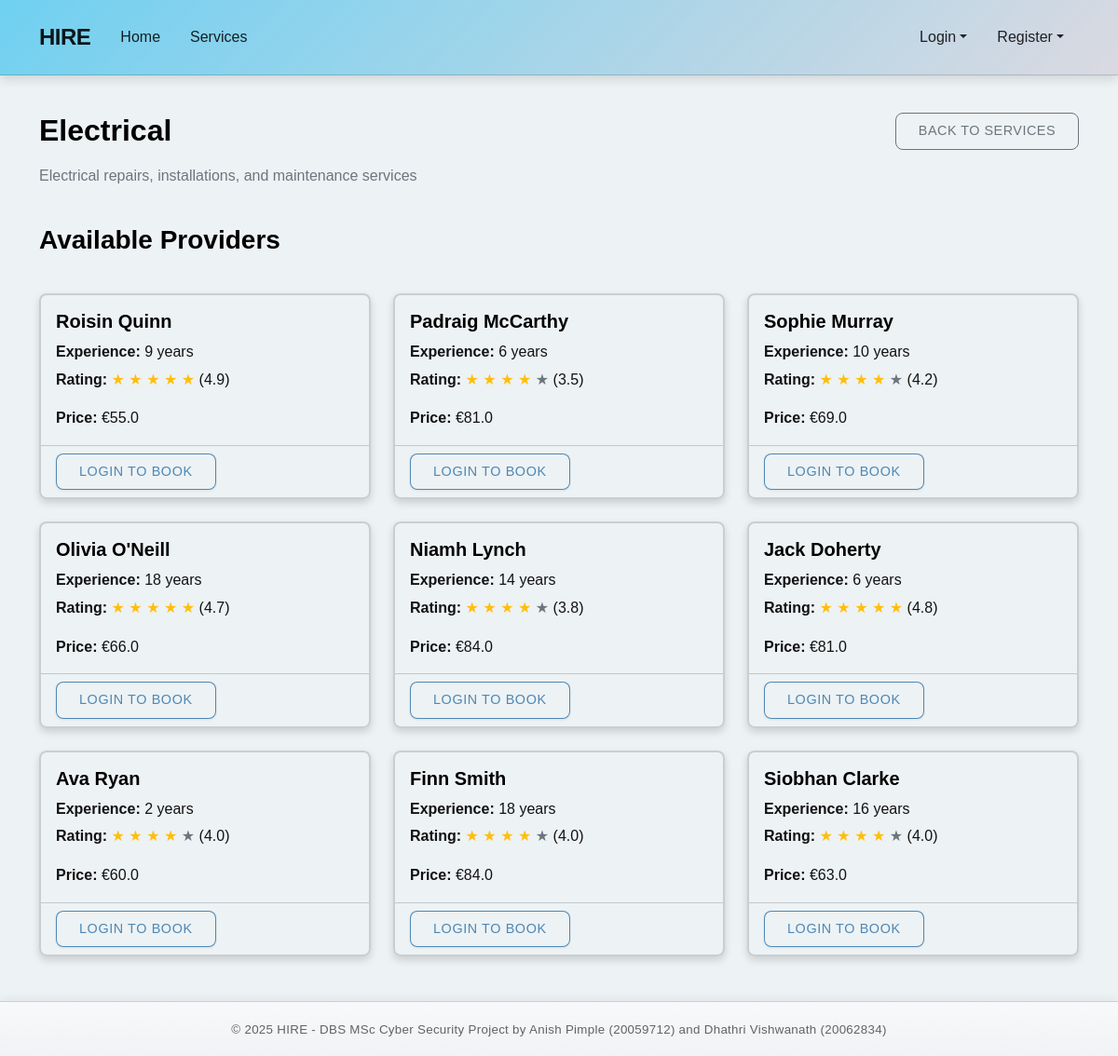
Screenshot of /services/2 with the database file from the repository.
### models.py (models this page shows, shortened)
class ServiceCategory(db.Model):
    __tablename__ = 'service_categories'
    id = db.Column(db.Integer, primary_key=True)
    name = db.Column(db.String(50), unique=True, nullable=False)
    description = db.Column(db.Text, nullable=False)

class Provider(db.Model):
    __tablename__ = 'providers'
    id = db.Column(db.Integer, primary_key=True)
    email = db.Column(db.String(100), unique=True, nullable=False)
    phone = db.Column(db.String(15), unique=True, nullable=False)
    password_hash = db.Column(db.String(128), nullable=False)
    first_name = db.Column(db.String(50), nullable=False)
    last_name = db.Column(db.String(50), nullable=False)
    verification_document = db.Column(db.String(255), nullable=False)
    experience_years = db.Column(db.Integer, default=0)
    is_available = db.Column(db.Boolean, default=True)
    avg_rating = db.Column(db.Float, nullable=True)
    is_verified = db.Column(db.Boolean, default=False)
    created_at = db.Column(db.DateTime, default=datetime.utcnow)
    addresses = db.relationship('Address', backref='provider', lazy=True,
                              foreign_keys='Address.provider_id')
    services = db.relationship('ProviderCategory', backref='provider', lazy=True)
    bookings = db.relationship('Booking', backref='provider', lazy=True)
    def get_full_name(self):
        return f"{self.first_name} {self.last_name}"

class ProviderCategory(db.Model):
    __tablename__ = 'provider_categories'
    id = db.Column(db.Integer, primary_key=True)
    provider_id = db.Column(db.Integer, db.ForeignKey('providers.id'), nullable=False)
    category_id = db.Column(db.Integer, db.ForeignKey('service_categories.id'), nullable=False)
    price_rate = db.Column(db.Float, nullable=False)
    category = db.relationship('ServiceCategory', backref='provider_categories')
    __table_args__ = (
        db.UniqueConstraint('provider_id', 'category_id', name='uq_provider_category'),
    )

### routes.py (the view)
@service_bp.route('/<int:category_id>')
def service_detail(category_id):
    category = ServiceCategory.query.get_or_404(category_id)
    provider_categories = ProviderCategory.query.filter_by(category_id=category_id).all()
    providers = [pc.provider for pc in provider_categories if pc.provider.is_verified and pc.provider.is_available]
    return render_template('services/detail.html', category=category, providers=providers, user=get_current_user())

### app.py (called while the page is built)
@app.context_processor
def inject_env_variables():
    return dict(
        GOOGLE_MAPS_API_KEY=os.getenv('GOOGLE_MAPS_API_KEY')
    )

@app.context_processor
def utility_processor():
    def format_datetime(value, format='%d %b, %Y %H:%M'):
        """Format a datetime object to string"""
        if value is None:
            return ""
        return value.strftime(format)
    def format_currency(value):
        """Format a number as currency"""
        if value is None:
            return "€0.00"
        return f"${value:.2f}"
    return dict(
        format_datetime=format_datetime,
        format_currency=format_currency
    )

### routes.py (called while the page is built)
def get_current_user():
    user_id = session.get('user_id')
    user_type = session.get('user_type')
    if not user_id or not user_type:
        return None
    if user_type == 'customer':
        return Customer.query.get(user_id)
    elif user_type == 'provider':
        return Provider.query.get(user_id)
    return None

### templates/services/detail.html (shortened to what this page needs)
{% extends "base.html" %}
{% block content %}
<div class="row mb-4">
    <div class="col-md-8">
        <h2>{{ category.name }}</h2>
        <p class="text-muted">{{ category.description }}</p>
    </div>
    <div class="col-md-4 text-end">
        <a href="{{ url_for('service.service_list') }}" class="btn btn-outline-secondary">Back to Services</a>
    </div>
</div>
{% if providers %}
    <div class="row mb-4">
        <div class="col-12">
            <h3>Available Providers</h3>
        </div>
    </div>
    <div class="row row-cols-1 row-cols-md-3 g-4">
        {% for provider in providers %}
            <div class="col">
                <div class="card h-100">
                    <div class="card-body">
                        <h5 class="card-title">{{ provider.get_full_name() }}</h5>
                        <p class="card-text mb-1">
                            <strong>Experience:</strong> {{ provider.experience_years }} years
                        </p>
                        <p class="card-text mb-3">
                            <strong>Rating:</strong>
                            {% if provider.avg_rating %}
                                {% for i in range(5) %}
                                    {% if i < provider.avg_rating|int %}
                                        <span class="text-warning">★</span>
                                    {% elif i < provider.avg_rating|round(0, 'ceil')|int and (provider.avg_rating % 1) >= 0.5 %}
                                        <span class="text-warning">★</span>
                                    {% else %}
                                        <span class="text-secondary">★</span>
                                    {% endif %}
                                {% endfor %}
                                ({{ provider.avg_rating|round(1) }})
                            {% else %}
                                No ratings yet
                            {% endif %}
                        </p>
                        {% set provider_service = provider.services|selectattr('category_id', 'equalto', category.id)|first %}
                        {% if provider_service %}
                            <p class="card-text">
                                <strong>Price:</strong> €{{ provider_service.price_rate }}
                            </p>
                        {% endif %}
                    </div>
                    <div class="card-footer bg-transparent">
                        {% if user and session.get('user_type') == 'customer' %}
                            <a href="{{ url_for('booking.create_booking', provider_id=provider.id) }}?category_id={{ category.id }}" class="btn btn-primary">Book Now</a>
                        {% else %}
                            <a href="{{ url_for('customer.login') }}" class="btn btn-outline-primary">Login to Book</a>
                        {% endif %}
                    </div>
                </div>
            </div>
        {% endfor %}
    </div>
{% else %}
    <div class="alert alert-info">
        <p class="mb-0">No providers available for this service category at the moment.</p>
    </div>
{% endif %}
{% endblock %}

### static/css/style.css (style rules this page uses)
:root { --primary-color: #58caf0d6; --secondary-color: #200b7bb7; --accent-color: #3586a1d6; --light-color: #121212; --dark-color: #dad9e1; --darker-color: #b0cfdb; --surface-color: #edf2f4f7; --surface-color-hover: #cae6ef; --success-color: #2dc653; --warning-color: #ffbe0b; --danger-color: #a52b2d8e; --border-radius: 0.5rem; --box-shadow: 0 0.5rem 1rem rgba(0, 0, 0, 0.1); --transition: all 0.3s ease; }
body { min-height: 100vh; display: flex; flex-direction: column; font-family: 'DotGothic16', sans-serif; color: var(--light-color); background-color: var(--surface-color); line-height: 1.6; }
h1, h2, h3, h4, h5, h6 { font-family: 'DotGothic16', sans-serif; font-weight: 700; margin-bottom: 1rem; color: black; }
.btn { border-radius: var(--border-radius); padding: 0.5rem 1.5rem; font-weight: 500; transition: var(--transition); text-transform: uppercase; letter-spacing: 0.5px; font-size: 0.9rem; }
.btn-outline-primary { color: #266da6cc; border-color: #266da6cc; background-color: var(--surface-color); box-shadow: 0 1px 3px rgba(0, 0, 0, 0.08); letter-spacing: 0.6px; }
.card { border-radius: var(--border-radius); border: 2px solid rgba(0, 0, 0, 0.15); background-color: var(--surface-color); box-shadow: 0 0.25rem 0.5rem rgba(0, 0, 0, 0.15); transition: var(--transition); overflow: hidden; color: var(--light-color); }
.card-title { color: black; }
.text-warning { color: var(--warning-color) !important; }

### rows the page displays
ServiceCategory: name "Electrical", description "Electrical repairs, installations, and maintenance services"
Provider: get_full_name "Roisin Quinn", experience_years "9", avg_rating "4.9"
ProviderCategory: price_rate "55.0"
Provider: get_full_name "Padraig McCarthy", experience_years "6", avg_rating "3.5"
ProviderCategory: price_rate "81.0"
Provider: get_full_name "Sophie Murray", experience_years "10", avg_rating "4.2"
ProviderCategory: price_rate "69.0"
Provider: get_full_name "Olivia O'Neill", experience_years "18", avg_rating "4.7"
ProviderCategory: price_rate "66.0"
Provider: get_full_name "Niamh Lynch", experience_years "14", avg_rating "3.8"
ProviderCategory: price_rate "84.0"
Provider: get_full_name "Jack Doherty", experience_years "6", avg_rating "4.8"
ProviderCategory: price_rate "81.0"
Provider: get_full_name "Ava Ryan", experience_years "2", avg_rating "4.0"
ProviderCategory: price_rate "60.0"
Provider: get_full_name "Finn Smith", experience_years "18", avg_rating "4.0"
ProviderCategory: price_rate "84.0"
Provider: get_full_name "Siobhan Clarke", experience_years "16", avg_rating "4.0"
ProviderCategory: price_rate "63.0"
